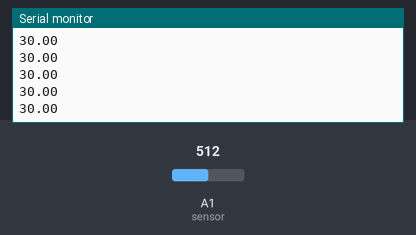
This sketch was run on a simulated Arduino Uno, built with avr-gcc and run on an emulated ATmega328P. Parts: the last lines printed to the serial monitor. The test bench sets the inputs (shaded band); at power-on: A1 (sensor) = 512.

Above: at 1.7 s.
1.8 s: A1 (sensor) set to 470
At 2.02 s:
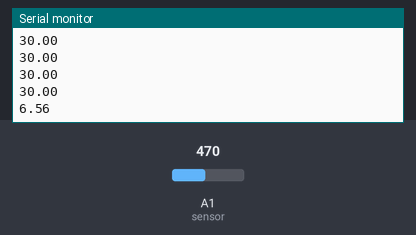
3.3 s: A1 (sensor) set to 490
At 3.32 s:
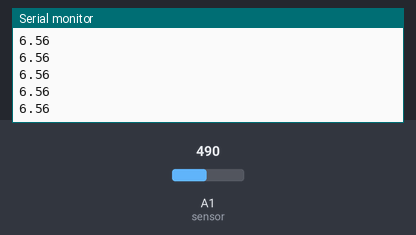
Timing chart, 0 to 6.3 s (numbered marks = the images above; inputs shaded):
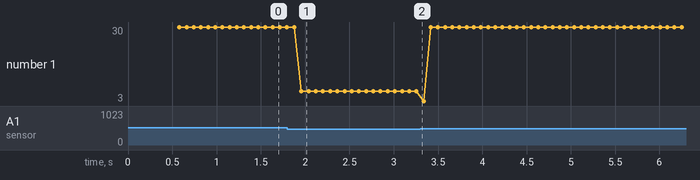

The sketch:

3490_lab1_rangefinder_test.ino
```cpp
#define NUM_SAMPLES 40
#define DELAY 50


/* By: Spencer Ploeger and Lucas Dasoivc
 *  ENGG*3490, Lab1
 *  January 26 2020
 *
 * This code is used to develop and test a sensor value -> distance in mm function for the rangefinder.
 */

int sensor = A1;
int sample_num = 0;
unsigned long counter = 0;
unsigned long sum = 0;
int value = 0;

double getDistance(int val);

void setup() {

  pinMode(sensor, INPUT);
  Serial.begin(9600);
  delay(500);

}

void loop() {

  Serial.println(getDistance());

}

/*
 * Function: getDistance()
 * Parameters: none
 * Returns: distance in mm (float)
 *
 * Range of sensor is 4 - 30 cm
 * If the range is out of these bounds, return a disance of 3 and 31 respectively

*/
double getDistance()
{
  float val = 0; //calculated distance
  double sum = 0; //sum for averaging
  for (int x = 0; x < 4; x++) { //average 4 samples each time
    sum = sum + analogRead(sensor);
    delay(20); //20ms delay between sampling
  }
  val = (float)(sum / 4); //calculate average sensor data
  if (val > 480) { //if below min range, return min range
    return 30;
  }
  else if (val < 75) { //if above max range, return max range
    return 310;
  }
  else { //if in range, calulate distance
    double distance = (-1E-5 * pow(val, 3)) + (0.0103 * pow(val, 2)) + (-3.7462 * val) + 530.23;
    return distance;
  }
}
```

Measured:
- after the input at 1.8 s, the serial monitor: prints a new line after 0.16 s (image 1)
- plotted number 1: 30 → 6.56 after the input at 1.8 s
